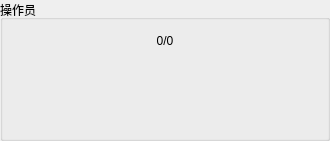
        <widget class="QGroupBox" name="groupBox_10">
         <property name="maximumSize">
          <size>
           <width>16777215</width>
           <height>16777215</height>
          </size>
         </property>
         <property name="styleSheet">
          <string notr="true">QPushButton {
	min-width: 70px;
	max-width: 70px;
	min-height: 70px;
	max-height: 70px;
}</string>
         </property>
         <property name="title">
          <string>操作员</string>
         </property>
         <layout class="QGridLayout" name="gridLayout_10">
          <item row="1" column="1">
           <widget class="QLabel" name="label_35">
            <property name="minimumSize">
             <size>
              <width>150</width>
              <height>0</height>
             </size>
            </property>
            <property name="text">
             <string>0/0</string>
            </property>
            <property name="alignment">
             <set>Qt::AlignmentFlag::AlignCenter</set>
            </property>
           </widget>
          </item>
          <item row="1" column="2">
           <widget class="QPushButton" name="pushButton_37">
            <property name="styleSheet">
             <string notr="true">QPushButton {
    background-image: url(:/Image/icon/xiayizhang_1.png);  /* 正常状态图片 */
    background-repeat: no-repeat;
    background-position: center;
    border: none;  /* 可选：移除边框 */
	min-width: 70px;
	max-width: 70px;
	min-height: 20px;
	max-height: 20px;
}

QPushButton:hover {
    background-image: url(:/Image/icon/xiayizhang_2.png);  /* 悬停状态图片 */
}</string>
            </property>
            <property name="text">
             <string/>
            </property>
           </widget>
          </item>
          <item row="1" column="0">
           <widget class="QPushButton" name="pushButton_35">
            <property name="styleSheet">
             <string notr="true">QPushButton {
    background-image: url(:/Image/icon/shangyizhang_1.png);  /* 正常状态图片 */
    background-repeat: no-repeat;
    background-position: center;
    border: none;  /* 可选：移除边框 */
	min-width: 70px;
	max-width: 70px;
	min-height: 20px;
	max-height: 20px;
}

QPushButton:hover {
    background-image: url(:/Image/icon/shangyizhang_2.png);  /* 悬停状态图片 */
}</string>
            </property>
            <property name="text">
             <string/>
            </property>
           </widget>
          </item>
          <item row="2" column="2">
           <widget class="QPushButton" name="pushButton_21">
            <property name="styleSheet">
             <string notr="true">QPushButton {
    background-image: url(:/Image/icon/shangchuan_1.png);  /* 正常状态图片 */
    background-repeat: no-repeat;
    background-position: center;
    border: none;  /* 可选：移除边框 */
}

QPushButton:hover {
    background-image: url(:/Image/icon/shangchuan_2.png);  /* 悬停状态图片 */
}</string>
            </property>
            <property name="text">
             <string/>
            </property>
           </widget>
          </item>
          <item row="2" column="0">
           <widget class="QPushButton" name="pushButton_22">
            <property name="styleSheet">
             <string notr="true">QPushButton {
    background-image: url(:/Image/icon/shangchu_1.png);  /* 正常状态图片 */
    background-repeat: no-repeat;
    background-position: center;
    border: none;  /* 可选：移除边框 */
}

QPushButton:hover {
    background-image: url(:/Image/icon/shangchu_2.png);  /* 悬停状态图片 */
}</string>
            </property>
            <property name="text">
             <string/>
            </property>
           </widget>
          </item>
          <item row="2" column="1">
           <widget class="QPushButton" name="pushButton_13">
            <property name="styleSheet">
             <string notr="true">QPushButton {
    background-image: url(:/Image/icon/baocun_1.png);  /* 正常状态图片 */
    background-repeat: no-repeat;
    background-position: center;
    border: none;  /* 可选：移除边框 */
	min-width: 150px;
	max-width: 150px;
	min-height: 70px;
	max-height: 70px;
}

QPushButton:hover {
    background-image: url(:/Image/icon/baocun_2.png);  /* 悬停状态图片 */
}</string>
            </property>
            <property name="text">
             <string/>
            </property>
           </widget>
          </item>
         </layout>
        </widget>
